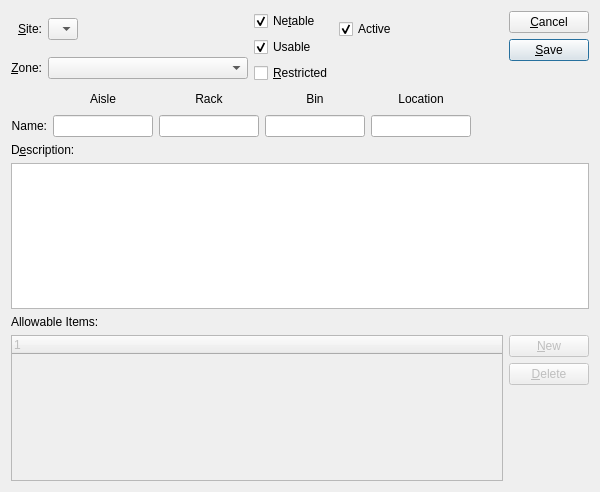
<?xml version="1.0" encoding="UTF-8"?>
<ui version="4.0">
 <comment>This file is part of the xTuple ERP: PostBooks Edition, a free and
open source Enterprise Resource Planning software suite,
Copyright (c) 1999-2019 by OpenMFG LLC, d/b/a xTuple.
It is licensed to you under the Common Public Attribution License
version 1.0, the full text of which (including xTuple-specific Exhibits)
is available at www.xtuple.com/CPAL.  By using this software, you agree
to be bound by its terms.</comment>
 <class>location</class>
 <widget class="QDialog" name="location">
  <property name="geometry">
   <rect>
    <x>0</x>
    <y>0</y>
    <width>600</width>
    <height>492</height>
   </rect>
  </property>
  <property name="windowTitle">
   <string>Location</string>
  </property>
  <layout class="QGridLayout">
   <item row="0" column="0" colspan="2">
    <layout class="QGridLayout">
     <item row="1" column="1" colspan="3">
      <widget class="XComboBox" name="_whsezone"/>
     </item>
     <item row="0" column="0">
      <widget class="QLabel" name="_warehouseLit">
       <property name="text">
        <string>&amp;Site:</string>
       </property>
       <property name="alignment">
        <set>Qt::AlignRight|Qt::AlignTrailing|Qt::AlignVCenter</set>
       </property>
       <property name="margin">
        <number>2</number>
       </property>
       <property name="buddy">
        <cstring>_warehouse</cstring>
       </property>
      </widget>
     </item>
     <item row="0" column="3">
      <spacer>
       <property name="orientation">
        <enum>Qt::Horizontal</enum>
       </property>
       <property name="sizeType">
        <enum>QSizePolicy::Expanding</enum>
       </property>
       <property name="sizeHint" stdset="0">
        <size>
         <width>71</width>
         <height>20</height>
        </size>
       </property>
      </spacer>
     </item>
     <item row="0" column="1" colspan="2">
      <widget class="WComboBox" name="_warehouse">
       <property name="type">
        <enum>WComboBox::NonTransit</enum>
       </property>
       <item>
        <property name="text">
         <string/>
        </property>
       </item>
       <item>
        <property name="text">
         <string/>
        </property>
       </item>
      </widget>
     </item>
     <item row="1" column="0">
      <widget class="QLabel" name="_zoneLit">
       <property name="text">
        <string>&amp;Zone:</string>
       </property>
       <property name="alignment">
        <set>Qt::AlignRight|Qt::AlignTrailing|Qt::AlignVCenter</set>
       </property>
       <property name="margin">
        <number>3</number>
       </property>
       <property name="buddy">
        <cstring>_whsezone</cstring>
       </property>
      </widget>
     </item>
     <item row="0" column="4" rowspan="2">
      <layout class="QVBoxLayout">
       <item>
        <widget class="QCheckBox" name="_netable">
         <property name="text">
          <string>Ne&amp;table</string>
         </property>
         <property name="checked">
          <bool>true</bool>
         </property>
        </widget>
       </item>
       <item>
        <widget class="QCheckBox" name="_usable">
         <property name="text">
          <string>Usable</string>
         </property>
         <property name="checked">
          <bool>true</bool>
         </property>
        </widget>
       </item>
       <item>
        <widget class="QCheckBox" name="_restricted">
         <property name="text">
          <string>&amp;Restricted</string>
         </property>
        </widget>
       </item>
       <item>
        <spacer>
         <property name="orientation">
          <enum>Qt::Vertical</enum>
         </property>
         <property name="sizeType">
          <enum>QSizePolicy::Preferred</enum>
         </property>
         <property name="sizeHint" stdset="0">
          <size>
           <width>20</width>
           <height>0</height>
          </size>
         </property>
        </spacer>
       </item>
      </layout>
     </item>
     <item row="0" column="5">
      <widget class="QCheckBox" name="_active">
       <property name="text">
        <string>Active</string>
       </property>
       <property name="checked">
        <bool>true</bool>
       </property>
      </widget>
     </item>
     <item row="1" column="5">
      <spacer name="horizontalSpacer_2">
       <property name="orientation">
        <enum>Qt::Horizontal</enum>
       </property>
       <property name="sizeHint" stdset="0">
        <size>
         <width>0</width>
         <height>0</height>
        </size>
       </property>
      </spacer>
     </item>
    </layout>
   </item>
   <item row="1" column="0" colspan="2">
    <layout class="QGridLayout">
     <item row="0" column="1">
      <widget class="QLabel" name="_aisleLit">
       <property name="text">
        <string>Aisle</string>
       </property>
       <property name="alignment">
        <set>Qt::AlignCenter</set>
       </property>
       <property name="buddy">
        <cstring>_location</cstring>
       </property>
      </widget>
     </item>
     <item row="0" column="2">
      <widget class="QLabel" name="_rackLit">
       <property name="text">
        <string>Rack</string>
       </property>
       <property name="alignment">
        <set>Qt::AlignCenter</set>
       </property>
       <property name="buddy">
        <cstring>_location</cstring>
       </property>
      </widget>
     </item>
     <item row="0" column="3">
      <widget class="QLabel" name="_binLit">
       <property name="text">
        <string>Bin</string>
       </property>
       <property name="alignment">
        <set>Qt::AlignCenter</set>
       </property>
       <property name="buddy">
        <cstring>_location</cstring>
       </property>
      </widget>
     </item>
     <item row="0" column="4">
      <widget class="QLabel" name="_locationLit">
       <property name="text">
        <string>Location</string>
       </property>
       <property name="alignment">
        <set>Qt::AlignCenter</set>
       </property>
       <property name="buddy">
        <cstring>_location</cstring>
       </property>
      </widget>
     </item>
     <item row="1" column="0">
      <widget class="QLabel" name="_nameLit">
       <property name="text">
        <string>Name:</string>
       </property>
       <property name="alignment">
        <set>Qt::AlignRight|Qt::AlignTrailing|Qt::AlignVCenter</set>
       </property>
       <property name="buddy">
        <cstring>_location</cstring>
       </property>
      </widget>
     </item>
     <item row="1" column="1">
      <widget class="XLineEdit" name="_aisle">
       <property name="sizePolicy">
        <sizepolicy hsizetype="Preferred" vsizetype="Fixed">
         <horstretch>0</horstretch>
         <verstretch>0</verstretch>
        </sizepolicy>
       </property>
      </widget>
     </item>
     <item row="1" column="2">
      <widget class="XLineEdit" name="_rack">
       <property name="sizePolicy">
        <sizepolicy hsizetype="Preferred" vsizetype="Fixed">
         <horstretch>0</horstretch>
         <verstretch>0</verstretch>
        </sizepolicy>
       </property>
      </widget>
     </item>
     <item row="1" column="3">
      <widget class="XLineEdit" name="_bin">
       <property name="sizePolicy">
        <sizepolicy hsizetype="Preferred" vsizetype="Fixed">
         <horstretch>0</horstretch>
         <verstretch>0</verstretch>
        </sizepolicy>
       </property>
      </widget>
     </item>
     <item row="1" column="4">
      <widget class="XLineEdit" name="_location">
       <property name="sizePolicy">
        <sizepolicy hsizetype="Preferred" vsizetype="Fixed">
         <horstretch>0</horstretch>
         <verstretch>0</verstretch>
        </sizepolicy>
       </property>
      </widget>
     </item>
     <item row="0" column="5">
      <spacer name="horizontalSpacer">
       <property name="orientation">
        <enum>Qt::Horizontal</enum>
       </property>
       <property name="sizeHint" stdset="0">
        <size>
         <width>40</width>
         <height>20</height>
        </size>
       </property>
      </spacer>
     </item>
    </layout>
   </item>
   <item row="2" column="0" colspan="3">
    <layout class="QVBoxLayout">
     <item>
      <widget class="QLabel" name="_descriptionLit">
       <property name="text">
        <string>D&amp;escription:</string>
       </property>
       <property name="alignment">
        <set>Qt::AlignLeading|Qt::AlignLeft|Qt::AlignVCenter</set>
       </property>
       <property name="buddy">
        <cstring>_description</cstring>
       </property>
      </widget>
     </item>
     <item>
      <widget class="XTextEdit" name="_description">
       <property name="spellEnable">
        <bool>true</bool>
       </property>
      </widget>
     </item>
    </layout>
   </item>
   <item row="3" column="0" colspan="3">
    <layout class="QVBoxLayout">
     <item>
      <widget class="QLabel" name="_allowableItemsLit">
       <property name="text">
        <string>Allowable Items:</string>
       </property>
      </widget>
     </item>
     <item>
      <layout class="QHBoxLayout">
       <item>
        <widget class="XTreeWidget" name="_locitem">
         <property name="enabled">
          <bool>false</bool>
         </property>
         <property name="sizePolicy">
          <sizepolicy hsizetype="Expanding" vsizetype="Expanding">
           <horstretch>0</horstretch>
           <verstretch>0</verstretch>
          </sizepolicy>
         </property>
         <property name="minimumSize">
          <size>
           <width>0</width>
           <height>100</height>
          </size>
         </property>
        </widget>
       </item>
       <item>
        <layout class="QVBoxLayout">
         <item>
          <widget class="QPushButton" name="_new">
           <property name="enabled">
            <bool>false</bool>
           </property>
           <property name="text">
            <string>&amp;New</string>
           </property>
          </widget>
         </item>
         <item>
          <widget class="QPushButton" name="_delete">
           <property name="enabled">
            <bool>false</bool>
           </property>
           <property name="text">
            <string>&amp;Delete</string>
           </property>
          </widget>
         </item>
         <item>
          <spacer>
           <property name="orientation">
            <enum>Qt::Vertical</enum>
           </property>
           <property name="sizeType">
            <enum>QSizePolicy::Expanding</enum>
           </property>
           <property name="sizeHint" stdset="0">
            <size>
             <width>20</width>
             <height>20</height>
            </size>
           </property>
          </spacer>
         </item>
        </layout>
       </item>
      </layout>
     </item>
    </layout>
   </item>
   <item row="0" column="2" rowspan="2">
    <layout class="QVBoxLayout">
     <item>
      <widget class="QPushButton" name="_close">
       <property name="text">
        <string>&amp;Cancel</string>
       </property>
      </widget>
     </item>
     <item>
      <widget class="QPushButton" name="_save">
       <property name="text">
        <string>&amp;Save</string>
       </property>
       <property name="default">
        <bool>true</bool>
       </property>
      </widget>
     </item>
     <item>
      <spacer>
       <property name="orientation">
        <enum>Qt::Vertical</enum>
       </property>
       <property name="sizeHint" stdset="0">
        <size>
         <width>0</width>
         <height>0</height>
        </size>
       </property>
      </spacer>
     </item>
    </layout>
   </item>
  </layout>
 </widget>
 <layoutdefault spacing="6" margin="11"/>
 <customwidgets>
  <customwidget>
   <class>WComboBox</class>
   <extends>XComboBox</extends>
   <header>wcombobox.h</header>
  </customwidget>
  <customwidget>
   <class>XComboBox</class>
   <extends>QComboBox</extends>
   <header>xcombobox.h</header>
  </customwidget>
  <customwidget>
   <class>XLineEdit</class>
   <extends>QLineEdit</extends>
   <header>xlineedit.h</header>
   <container>1</container>
  </customwidget>
  <customwidget>
   <class>XTreeWidget</class>
   <extends>QTreeWidget</extends>
   <header>xtreewidget.h</header>
   <container>1</container>
  </customwidget>
  <customwidget>
   <class>XTextEdit</class>
   <extends>QTextEdit</extends>
   <header>xtextedit.h</header>
  </customwidget>
 </customwidgets>
 <tabstops>
  <tabstop>_warehouse</tabstop>
  <tabstop>_whsezone</tabstop>
  <tabstop>_netable</tabstop>
  <tabstop>_usable</tabstop>
  <tabstop>_restricted</tabstop>
  <tabstop>_aisle</tabstop>
  <tabstop>_rack</tabstop>
  <tabstop>_bin</tabstop>
  <tabstop>_location</tabstop>
  <tabstop>_description</tabstop>
  <tabstop>_locitem</tabstop>
  <tabstop>_new</tabstop>
  <tabstop>_delete</tabstop>
  <tabstop>_close</tabstop>
  <tabstop>_save</tabstop>
 </tabstops>
 <resources/>
 <connections>
  <connection>
   <sender>_locitem</sender>
   <signal>valid(bool)</signal>
   <receiver>_delete</receiver>
   <slot>setEnabled(bool)</slot>
   <hints>
    <hint type="sourcelabel">
     <x>20</x>
     <y>20</y>
    </hint>
    <hint type="destinationlabel">
     <x>20</x>
     <y>20</y>
    </hint>
   </hints>
  </connection>
  <connection>
   <sender>_restricted</sender>
   <signal>toggled(bool)</signal>
   <receiver>_new</receiver>
   <slot>setEnabled(bool)</slot>
   <hints>
    <hint type="sourcelabel">
     <x>20</x>
     <y>20</y>
    </hint>
    <hint type="destinationlabel">
     <x>20</x>
     <y>20</y>
    </hint>
   </hints>
  </connection>
  <connection>
   <sender>_restricted</sender>
   <signal>toggled(bool)</signal>
   <receiver>_locitem</receiver>
   <slot>setEnabled(bool)</slot>
   <hints>
    <hint type="sourcelabel">
     <x>20</x>
     <y>20</y>
    </hint>
    <hint type="destinationlabel">
     <x>20</x>
     <y>20</y>
    </hint>
   </hints>
  </connection>
 </connections>
</ui>
